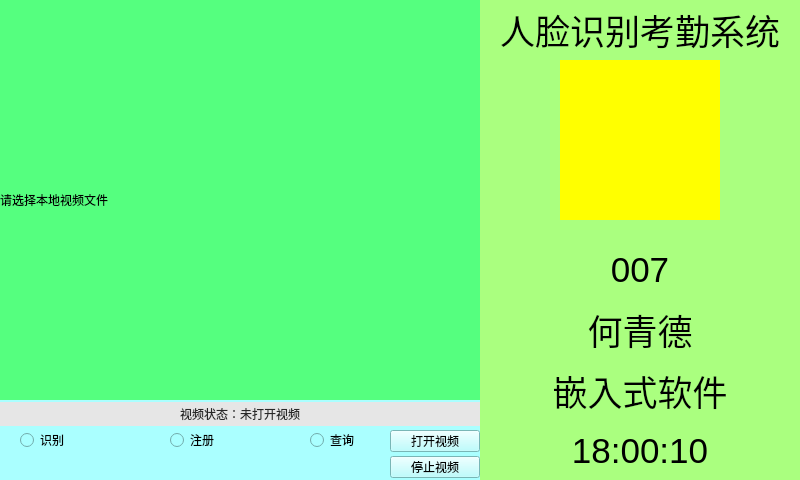
<?xml version="1.0" encoding="UTF-8"?>
<ui version="4.0">
 <class>FaceRecognitionWin</class>
 <widget class="QMainWindow" name="FaceRecognitionWin">
  <property name="geometry">
   <rect>
    <x>0</x>
    <y>0</y>
    <width>800</width>
    <height>480</height>
   </rect>
  </property>
  <property name="windowTitle">
   <string>FaceRecognitionWin</string>
  </property>
  <widget class="QWidget" name="centralwidget">
   <widget class="QWidget" name="videoWidget" native="true">
    <property name="geometry">
     <rect>
      <x>0</x>
      <y>0</y>
      <width>480</width>
      <height>480</height>
     </rect>
    </property>
    <property name="styleSheet">
     <string notr="true">background-color: rgb(170, 255, 255);</string>
    </property>
    <widget class="QLabel" name="videoLb">
     <property name="geometry">
      <rect>
       <x>0</x>
       <y>0</y>
       <width>480</width>
       <height>400</height>
      </rect>
     </property>
     <property name="styleSheet">
      <string notr="true">background-color: rgb(85, 255, 127);</string>
     </property>
     <property name="text">
      <string>请选择本地视频文件</string>
     </property>
    </widget>
    <widget class="QRadioButton" name="recognitionRb">
     <property name="geometry">
      <rect>
       <x>20</x>
      <y>432</y>
       <width>80</width>
       <height>16</height>
      </rect>
     </property>
     <property name="text">
      <string>识别</string>
     </property>
    </widget>
    <widget class="QRadioButton" name="registerRb">
     <property name="geometry">
      <rect>
       <x>170</x>
      <y>432</y>
       <width>80</width>
       <height>16</height>
      </rect>
     </property>
     <property name="text">
      <string>注册</string>
     </property>
    </widget>
    <widget class="QRadioButton" name="queryRb">
     <property name="geometry">
      <rect>
       <x>310</x>
      <y>432</y>
       <width>80</width>
       <height>16</height>
      </rect>
     </property>
     <property name="text">
      <string>查询</string>
     </property>
    </widget>
    <widget class="QLabel" name="videoStatusLb">
     <property name="geometry">
      <rect>
       <x>0</x>
       <y>402</y>
       <width>480</width>
       <height>24</height>
      </rect>
     </property>
     <property name="styleSheet">
      <string notr="true">background-color: rgb(230, 230, 230); color: rgb(40, 40, 40);</string>
     </property>
     <property name="text">
      <string>视频状态：未打开视频</string>
     </property>
     <property name="alignment">
      <set>Qt::AlignCenter</set>
     </property>
    </widget>
    <widget class="QPushButton" name="openVideoBt">
     <property name="geometry">
      <rect>
       <x>390</x>
       <y>430</y>
       <width>90</width>
       <height>22</height>
      </rect>
     </property>
     <property name="text">
      <string>打开视频</string>
     </property>
    </widget>
    <widget class="QPushButton" name="stopVideoBt">
     <property name="geometry">
      <rect>
       <x>390</x>
       <y>456</y>
       <width>90</width>
       <height>22</height>
      </rect>
     </property>
     <property name="text">
      <string>停止视频</string>
     </property>
    </widget>
   </widget>
   <widget class="QWidget" name="recognitionWidget" native="true">
    <property name="geometry">
     <rect>
      <x>480</x>
      <y>0</y>
      <width>320</width>
      <height>480</height>
     </rect>
    </property>
    <property name="styleSheet">
     <string notr="true">background-color: rgb(170, 255, 127);</string>
    </property>
    <widget class="QLabel" name="RtitleLb">
     <property name="geometry">
      <rect>
       <x>0</x>
       <y>0</y>
       <width>320</width>
       <height>60</height>
      </rect>
     </property>
     <property name="font">
      <font>
       <pointsize>26</pointsize>
      </font>
     </property>
     <property name="text">
      <string>人脸识别考勤系统</string>
     </property>
     <property name="alignment">
      <set>Qt::AlignCenter</set>
     </property>
    </widget>
    <widget class="QLabel" name="RheadLb">
     <property name="geometry">
      <rect>
       <x>80</x>
       <y>60</y>
       <width>160</width>
       <height>160</height>
      </rect>
     </property>
     <property name="font">
      <font>
       <pointsize>26</pointsize>
      </font>
     </property>
     <property name="styleSheet">
      <string notr="true">background-color: rgb(255, 255, 0);</string>
     </property>
     <property name="text">
      <string/>
     </property>
     <property name="alignment">
      <set>Qt::AlignCenter</set>
     </property>
    </widget>
    <widget class="QLabel" name="RnumberLb">
     <property name="geometry">
      <rect>
       <x>0</x>
       <y>240</y>
       <width>320</width>
       <height>60</height>
      </rect>
     </property>
     <property name="font">
      <font>
       <pointsize>26</pointsize>
      </font>
     </property>
     <property name="text">
      <string>007</string>
     </property>
     <property name="alignment">
      <set>Qt::AlignCenter</set>
     </property>
    </widget>
    <widget class="QLabel" name="RnameLb">
     <property name="geometry">
      <rect>
       <x>0</x>
       <y>300</y>
       <width>320</width>
       <height>60</height>
      </rect>
     </property>
     <property name="font">
      <font>
       <pointsize>26</pointsize>
      </font>
     </property>
     <property name="text">
      <string>何青德</string>
     </property>
     <property name="alignment">
      <set>Qt::AlignCenter</set>
     </property>
    </widget>
    <widget class="QLabel" name="RpartmentLb">
     <property name="geometry">
      <rect>
       <x>0</x>
       <y>360</y>
       <width>320</width>
       <height>61</height>
      </rect>
     </property>
     <property name="font">
      <font>
       <pointsize>26</pointsize>
      </font>
     </property>
     <property name="text">
      <string>嵌入式软件</string>
     </property>
     <property name="alignment">
      <set>Qt::AlignCenter</set>
     </property>
    </widget>
    <widget class="QLabel" name="RtimeLb">
     <property name="geometry">
      <rect>
       <x>0</x>
       <y>420</y>
       <width>320</width>
       <height>61</height>
      </rect>
     </property>
     <property name="font">
      <font>
       <pointsize>26</pointsize>
      </font>
     </property>
     <property name="text">
      <string>18:00:10</string>
     </property>
     <property name="alignment">
      <set>Qt::AlignCenter</set>
     </property>
    </widget>
   </widget>
  </widget>
 </widget>
 <resources/>
 <connections/>
</ui>
